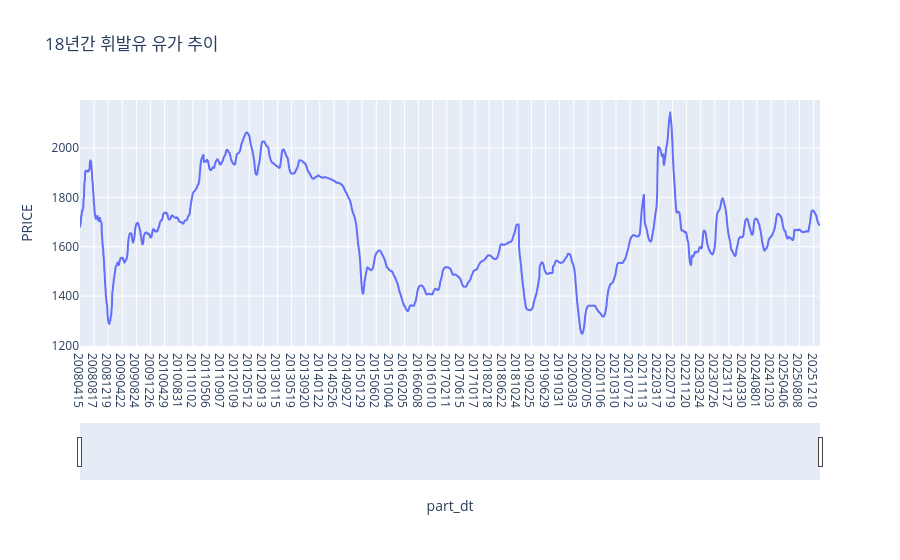

Here is the notebook cell this chart was saved with:
### Code cell
import plotly.express as px

fig = px.line(test_df , x = 'part_dt' , y = 'PRICE' , title = '18년간 휘발유 유가 추이')
fig.update_xaxes(rangeslider_visible=True)
fig.show()

### Figure 1 — Plotly figure (JSON) as saved in the notebook; plotly's stock layout.template omitted (floating-point values rounded to 4 significant figures; data arrays with more than 128 entries replaced by an {"elided": "..."} marker saying what was removed)
{"data": [{"hovertemplate": "part_dt=%{x}<br>PRICE=%{y}<extra></extra>", "legendgroup": "", "line": {"color": "#636efa", "dash": "solid"}, "marker": {"symbol": "circle"}, "mode": "lines", "name": "", "showlegend": false, "type": "scattergl", "x": {"elided": "6506 str values"}, "xaxis": "x", "y": {"elided": "6506 float values"}, "yaxis": "y"}], "layout": {"legend": {"tracegroupgap": 0}, "title": {"text": "18년간 휘발유 유가 추이"}, "xaxis": {"anchor": "y", "domain": [0, 1], "rangeslider": {"visible": true}, "title": {"text": "part_dt"}}, "yaxis": {"anchor": "x", "domain": [0, 1], "title": {"text": "PRICE"}}}}
